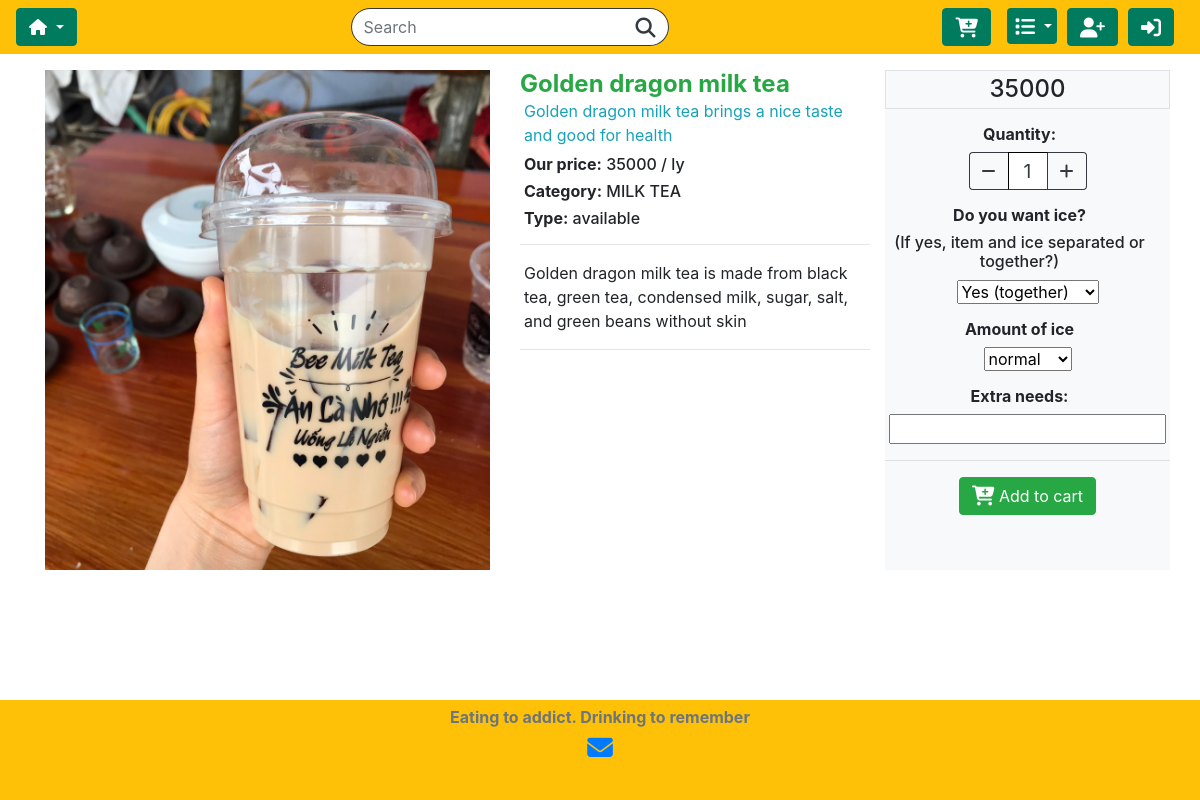
The app's page /item/2 with its own data.
### orders/models.py (models this page shows, shortened)
class Product(models.Model):
    name = models.CharField(max_length=64)
    category = models.CharField(max_length=32, choices=CATEGORIES, default='MILK TEA')
    price = models.DecimalField(decimal_places=0, max_digits=10)
    unit = models.CharField(max_length=10, default='1 ly')
    availability = models.CharField(max_length=32, choices=AVAILABILITIES, default='available')
    quantity = models.IntegerField()
    description_short = models.CharField(max_length=64, default='available')
    description_long = models.TextField(default='available')
    image = models.ImageField(verbose_name="Product Image", upload_to="orders/static/orders/images/", default=None, blank=True)
    image_filename = models.CharField(max_length=256, default="image.jpg")

### orders/views.py (the view)
# urls.py: path("item/<int:item_id>", views.item_view, name="itemview"),
def item_view(request, item_id):
    try:
        data = Product.objects.get(pk=item_id)
    except ObjectDoesNotExist:
        return HttpResponseRedirect(reverse("index"))
    data.image_filename = image_filename(data.image)
    JSONdata = {
        "id": item_id,
        "name": data.name,
        "category": data.category,
        "unit": data.unit,
        "price": float(data.price)
    }
    JSONdata = json.dumps(JSONdata)
    context = {
        "item": data,
        "JSONdata": JSONdata
    }
    return render(request, "orders/product.html", context)

### orders/views.py (called while the page is built)
def image_filename(image):
    path = image.url
    return os.path.basename(path)

### orders/templates/orders/product.html (shortened to what this page needs)
{% extends "orders/base.html" %}
{% block script %}
{% load static %}
{% endblock %}
{% block main %}
<div class="container pb-5 mt-5">
  <div class="row equal">
    <div class="col-md-5 d-flex d-flex align-items-center justify-content-center" style="overflow:hidden">
      <div class="product-image w-100">
        {% with "orders/images/"|add:item.image_filename as path %}
        {% load static %}
        <img src="{% static path %}" class="img-product" alt="store">
        {% endwith %}
      </div>
    </div>
    <div class="col-md-4">
      <h4 class="mb-3 d-inline text-success"><b>{{ item.name }} </b></h4>
      <p class="text-info pl-1 mb-2">{{ item.description_short }}</p>
      <h6 class="pl-1 price_basic" data-price='{{ item.price }}'><b>Our price:</b>  {{ item.price }} / {{ item.unit }}</h6>
      <h6 class="pl-1"><b>Category:</b> {{ item.category }}</h6>
      <h6 class="pl-1"><b>Type:</b> {{ item.availability }}</h6>
      <hr>
      <p class="pl-1">{{ item.description_long }}</p>
      <hr>
    </div>
    <div class="col-md-3 bg-light m-0 p-0 customer-needs">
      <div class="w-100 border">
        <h4 class="m-1 text-center" id="item_QPrice"> {{ item.price }}</h4>
      </div>
      <div class="p-3 text-center">
        <h6 class="pr-3"><b>Quantity:</b></h6>
        <div class="d-flex justify-content-center">
          <button id="minus" class="quantity_left btn btn-outline-dark"><i class="fas fa-minus"></i></button>
          <input id="quantity" class="quantity_middle btn-outline-dark" type="number" value="1" min=1>
          <button id="plus" class="quantity_right btn btn-outline-dark"><i class="fas fa-plus"></i></button>
        </div>
      </div>
      <div class="ice pb-3 text-center">
        <h6 class="pr-3"><b>Do you want ice?</b></h6>
        <h6 class="pr-3">(If yes, item and ice separated or together?)</h6>
        <select class="selectpicker ice-type" data-style="btn-info" data-width="150px">
          <option value="item together with ice" selected="selected">Yes (together)</option>
        </select>
      </div>
      <div class="with-ice pb-3 text-center">
        <h6 class="pr-3"><b>Amount of ice</b></h6>
        <select class="selectpicker ice-amount" data-style="btn-info" data-width="150px">
          <option value="normal" selected>normal</option>
        </select>
      </div>
      <div class="ice text-center">
        <h6 class="pr-3"><b>Extra needs:</b></h6>
        <div class="mr-1 ml-1">
          <input class="w-100 needs-other" type="text" name="needs-other">
        </div>
      </div>
      <hr>
      <div class=" btn-add-to-cart text-center">
        <button type="button" name="button-cart" id="add-to-cart" class="btn btn-success"><i class="fas fa-cart-plus fa-lg"></i> Add to cart</a></button>
      </div>
    </div>
  </div>
</div>
{% endblock %}

### orders/static/orders/css/styles.css (style rules this page uses)
html { min-height: 100%; position: relative; }
body { margin-bottom: 100px; margin-top: 70px; }
input[type=number] { -moz-appearance: textfield; text-align: center; }
.quantity_left { border-right: none; border-radius: 4px 0px 0px 4px; }
.quantity_right { border-left: none; border-radius: 0px 4px 4px 0px; }
.quantity_middle { width: 40px; font-size: 1.2em; border-width: 1px; }
.img-product { width: 100%; height: 500px; object-fit: cover; }

### records on screen
Product: name "Golden dragon milk tea", description_short "Golden dragon milk tea brings a nice taste and good for health", price "35000", unit "ly", category "MILK TEA", availability "available", description_long "Golden dragon milk tea is made from black tea, green tea, condensed milk, sugar, salt, and green beans without skin"
